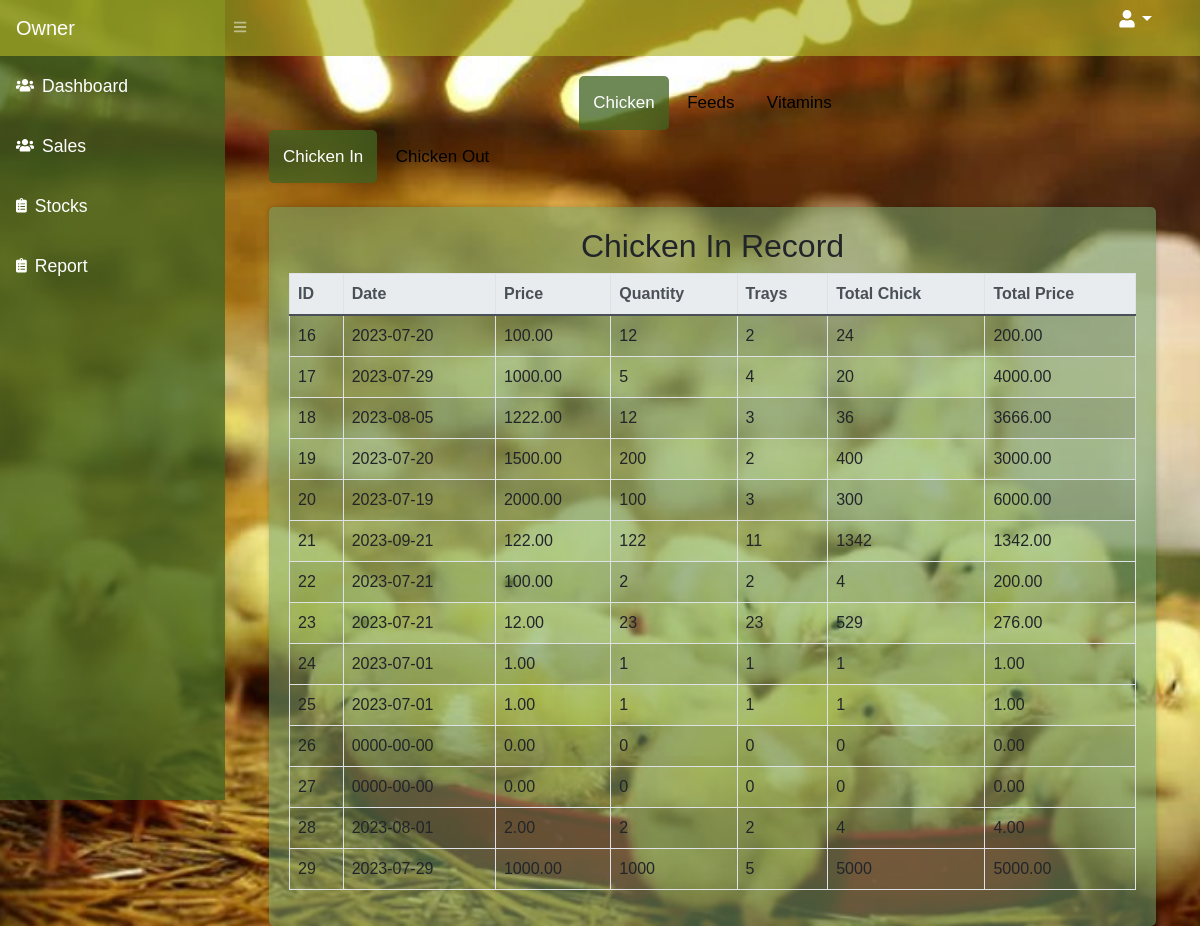
Page /admin/chicken_in_record.php on the committed database.
### tables this page shows
CREATE TABLE `chickens` (
  `id` int(11) NOT NULL,
  `date` date DEFAULT NULL,
  `price` decimal(10,2) DEFAULT NULL,
  `quantity` int(11) DEFAULT NULL,
  `trays` int(11) DEFAULT NULL,
  `total_chick` int(11) DEFAULT NULL,
  `total_price` decimal(10,2) DEFAULT NULL
);

### admin/chicken_in_record.php (the view, shortened to what this page needs)
<!DOCTYPE html>
<html>
<head>
    <link rel="stylesheet" href="https://stackpath.bootstrapcdn.com/bootstrap/4.5.2/css/bootstrap.min.css">
        <link href="https://cdn.jsdelivr.net/npm/simple-datatables@latest/dist/style.css" rel="stylesheet" />
        <link href="../css/styles.css" rel="stylesheet" />
        <link href="../css copy/themee.css" rel="stylesheet" />
</head>
<body class="sb-nav-fixed">
<?php include_once('includes/navbar.php');?>
        <div id="layoutSidenav">
          <?php include_once('includes/sidebar.php');?>
            <div id="layoutSidenav_content">
                <main>
                    <div class="container-fluid px-4">
                    <div class="pill-nav" align="center">
                    <a class="active" href="chickenstocks.php">Chicken</a>
                    <a href="feedsstocks.php">Feeds</a>
                    <a href="vitaminsstocks.php">Vitamins</a>
                    </div>
                    <div class="pill-nav">
                    <a class="active" href="stocks.php">Chicken In</a>
                    <a href="chicken_out.php">Chicken Out</a>
                    </div>
</body>
</html>
<?php
$servername = "localhost";
$username = "root";
$password = "";
$dbname = "loginsystem";
$conn = new mysqli($servername, $username, $password, $dbname);
$sql = "SELECT * FROM chickens";
$result = $conn->query($sql);
if ($result->num_rows > 0) {
    echo "<div class='container mt-4'>";
    echo "<h2>Chicken In Record</h2>";
    echo "<table class='table table-bordered table-striped'>";
    echo "<thead class='thead-light'>";
    echo "<tr><th>ID</th><th>Date</th><th>Price</th><th>Quantity</th><th>Trays</th><th>Total Chick</th><th>Total Price</th></tr>";
    echo "</thead>";
    echo "<tbody>";
    while ($row = $result->fetch_assoc()) {
        echo "<tr>";
        echo "<td>" . $row['id'] . "</td>";
        echo "<td>" . $row['date'] . "</td>";
        echo "<td>" . $row['price'] . "</td>";
        echo "<td>" . $row['quantity'] . "</td>";
        echo "<td>" . $row['trays'] . "</td>";
        echo "<td>" . $row['total_chick'] . "</td>";
        echo "<td>" . $row['total_price'] . "</td>";
        echo "</tr>";
    }
    echo "</tbody>";
    echo "</table>";
    echo "</div>";
} else {
    echo "<div class='container mt-4'>";
    echo "<div class='alert alert-info'>No chicken stocks data available.</div>";
    echo "</div>";
}
?>

### admin/includes/navbar.php (shortened to what this page needs)
<nav class="sb-topnav navbar navbar-expand navbar-dark bg-dark">
          <a class="navbar-brand ps-3" href="dashboard.php">Owner</a>
          <button class="btn btn-link btn-sm order-1 order-lg-0 me-4 me-lg-0" id="sidebarToggle" href="#!"><i class="fas fa-bars"></i></button>
          <form class="d-none d-md-inline-block form-inline ms-auto me-0 me-md-3 my-2 my-md-0">
              <div class="input-group">
              </div>
          </form>
          <ul class="navbar-nav ms-auto ms-md-0 me-3 me-lg-4">
              <li class="nav-item dropdown">
                  <a class="nav-link dropdown-toggle" id="navbarDropdown" href="#" role="button" data-bs-toggle="dropdown" aria-expanded="false"><i class="fas fa-user fa-fw"></i></a>
              </li>
          </ul>
      </nav>

### admin/includes/sidebar.php (shortened to what this page needs)
<html lang="en">
<head>
<link rel="stylesheet" href="https://cdnjs.cloudflare.com/ajax/libs/font-awesome/4.7.0/css/font-awesome.min.css">
</head>
<body>
  <div id="layoutSidenav_nav">
                <nav class="sb-sidenav accordion sb-sidenav-dark" id="sidenavAccordion" style="background-color: rgba(65, 100, 34, 0.76) !important;">
                    <div class="sb-sidenav-menu">
                        <div class="nav">
                            <a class="nav-link" href="dashboard2.php">
                                <div class="sb-nav-link-icon"><i class="fas fa-users"></i></div>
                                Dashboard
                            </a>
                            <a class="nav-link" href="stocks.php">
                                <div class="sb-nav-link-icon"><i class="fas fa-users"></i></div>
                                Sales
                            </a>
                            <a class="nav-link" href="chickenstocks.php">
                                <div class="sb-nav-link-icon"><i class="fas fa-clipboard-list"></i></div>
                                Stocks
                            </a>
                            <a class="nav-link" href="#">
                                <div class="sb-nav-link-icon"><i class="fas fa-clipboard-list"></i></div>
                                Report
                            </a>
                        </div>
                    </div>
                </nav>
            </div>
</body>
</html>

### css copy/themee.css (style rules this page uses)
* { margin: 0; padding: 0; box-sizing: border-box; }
body { background: url("../img/chick_bg.jpg") no-repeat; background-position: center; background-size: cover; height: 100vh; margin: 0; padding: 0; list-style: none; text-decoration: none; }
.container { padding: 28px 40px; transition: .5s; }

### admin/chicken_in_record.php (style rules this page uses)
body { font-family: Arial, Helvetica, sans-serif; }
.pill-nav a { display: inline-block; color: black; text-align: center; padding: 14px; text-decoration: none; font-size: 17px; border-radius: 5px; }
.pill-nav a.active { background-color: rgba(65, 100, 34, 0.76); color: white; }
body { font-family: Arial, sans-serif; background-color: #f8f8f8; padding: 20px; }
.container { max-width: 900px; margin: 0 auto; background-color: #72A06A8C; padding: 20px; border-radius: 5px; box-shadow: 0 0 5px rgba(0, 0, 0, 0.2); }
h2 { text-align: center; }
form { margin-top: 20px; }

### admin/includes/navbar.php (style rules this page uses)
.sb-topnav { background-color: rgba(174, 177, 38, 0.65) !important; }

### admin/includes/sidebar.php (style rules this page uses)
.sb-nav-link-icon { color: white !important; }
.nav-link { color: white !important; height: 60px; font-size: 1.1rem; }
.active { background-color: rgba(65, 100, 34, 0.76); color: white; }

### rows in the picture
chickens: id "16", date "2023-07-20", price "100.00", quantity "12", trays "2", total_chick "24", total_price "200.00"
chickens: id "17", date "2023-07-29", price "1000.00", quantity "5", trays "4", total_chick "20", total_price "4000.00"
chickens: id "18", date "2023-08-05", price "1222.00", quantity "12", trays "3", total_chick "36", total_price "3666.00"
chickens: id "19", date "2023-07-20", price "1500.00", quantity "200", trays "2", total_chick "400", total_price "3000.00"
chickens: id "20", date "2023-07-19", price "2000.00", quantity "100", trays "3", total_chick "300", total_price "6000.00"
chickens: id "21", date "2023-09-21", price "122.00", quantity "122", trays "11", total_chick "1342", total_price "1342.00"
chickens: id "22", date "2023-07-21", price "100.00", quantity "2", trays "2", total_chick "4", total_price "200.00"
chickens: id "23", date "2023-07-21", price "12.00", quantity "23", trays "23", total_chick "529", total_price "276.00"
chickens: id "24", date "2023-07-01", price "1.00", quantity "1", trays "1", total_chick "1", total_price "1.00"
chickens: id "25", date "2023-07-01", price "1.00", quantity "1", trays "1", total_chick "1", total_price "1.00"
chickens: id "26", date "0000-00-00", price "0.00", quantity "0", trays "0", total_chick "0", total_price "0.00"
chickens: id "27", date "0000-00-00", price "0.00", quantity "0", trays "0", total_chick "0", total_price "0.00"
chickens: id "28", date "2023-08-01", price "2.00", quantity "2", trays "2", total_chick "4", total_price "4.00"
chickens: id "29", date "2023-07-29", price "1000.00", quantity "1000", trays "5", total_chick "5000", total_price "5000.00"
